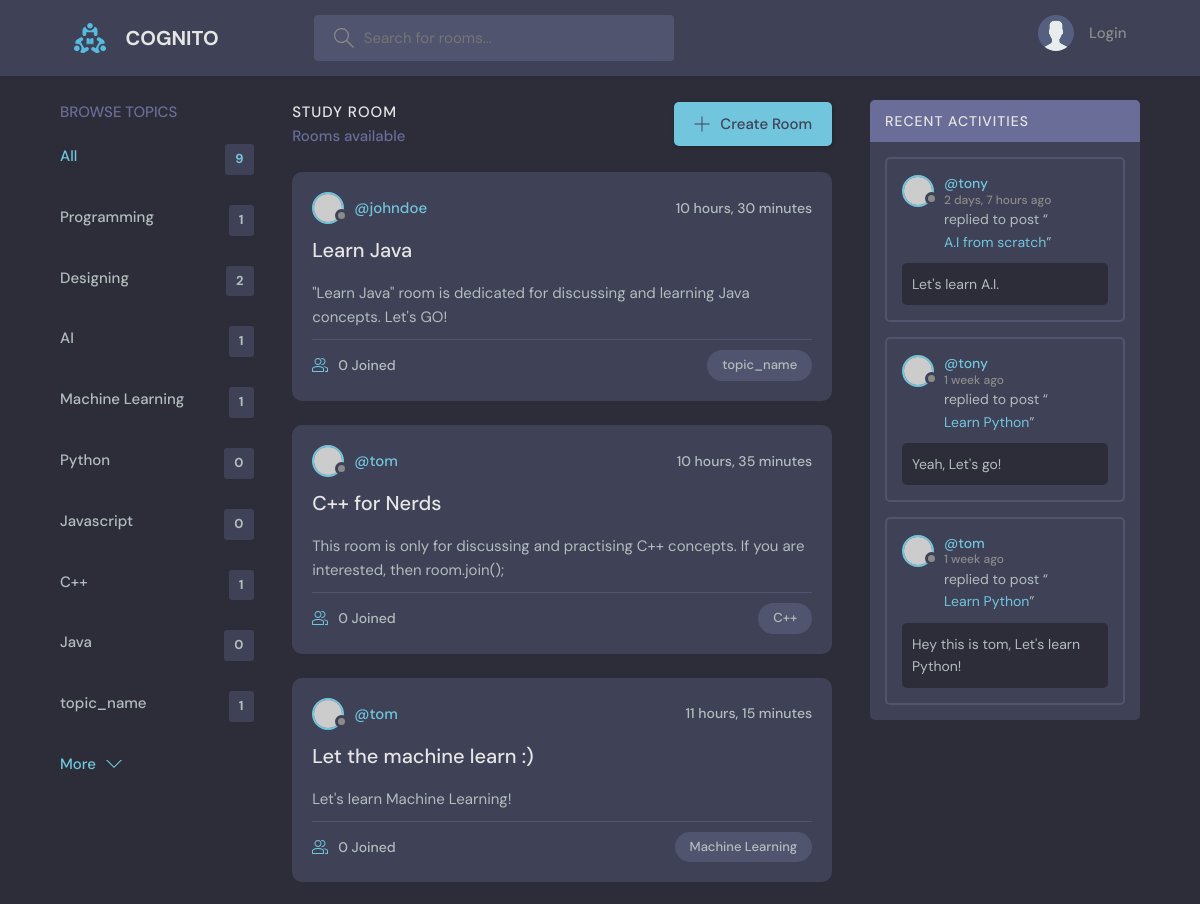
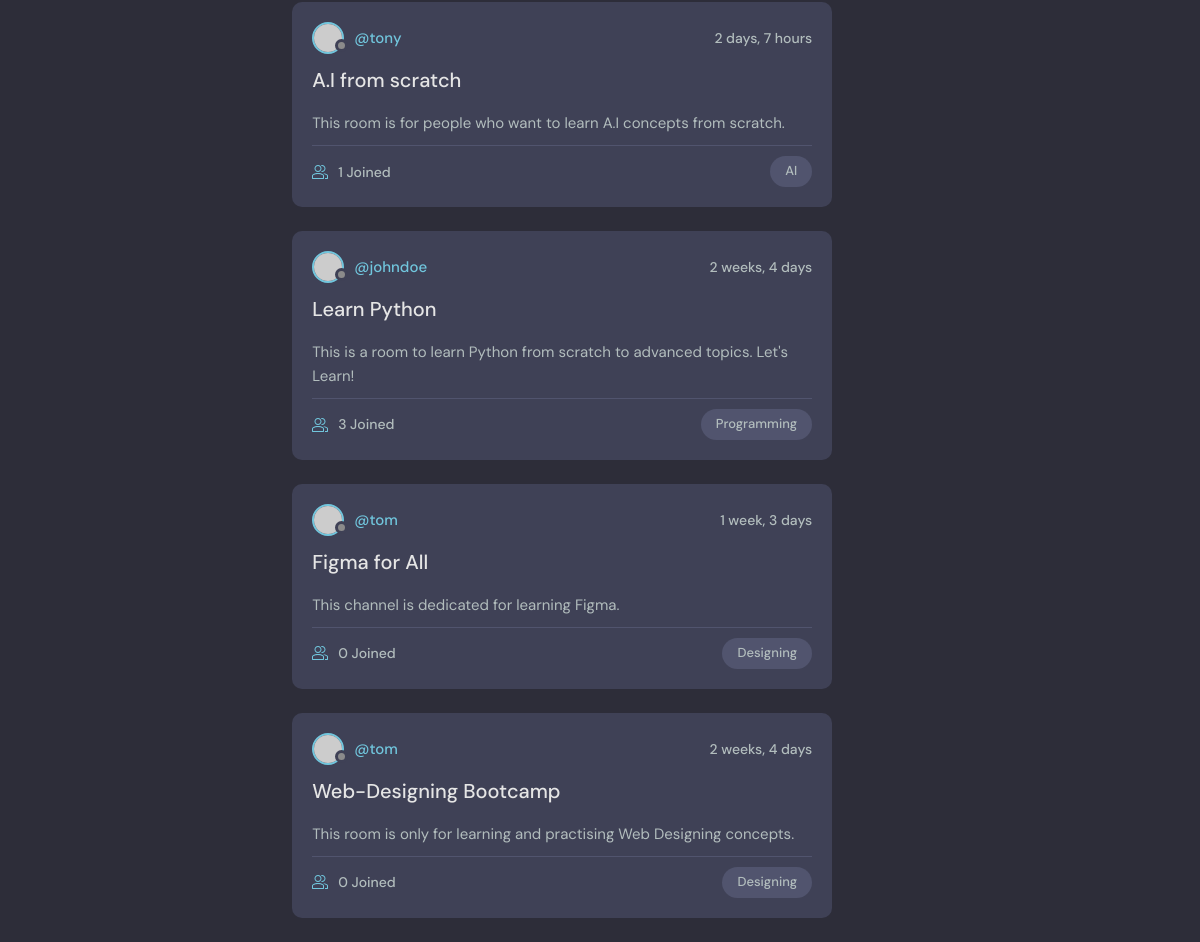
The page / on the database its author committed (2 pictures, top to bottom).
### main/models.py (models this page shows, shortened)
class Topic(models.Model):
    name = models.CharField(max_length=200)

class Room(models.Model):
    host = models.ForeignKey(User, on_delete=models.SET_NULL, null=True)  # Host user, nullable
    topic = models.ForeignKey(Topic, on_delete=models.SET_NULL, null=True)  # Topic, nullable
    name = models.CharField(max_length=200)  # Room name
    description = models.TextField(null=True, blank=True)  # Room description, optional
    participants = models.ManyToManyField(User, related_name='participants', blank=True)  # Room participants, optional
    updated = models.DateTimeField(auto_now=True)  # Timestamp of the last update
    created = models.DateTimeField(auto_now_add=True)  # Timestamp of creation
    class Meta:
        ordering = ['-updated', '-created']  # Order by last updated and created date

class Message(models.Model):
    user = models.ForeignKey(User, on_delete=models.CASCADE)  # User who posted the message
    room = models.ForeignKey(Room, on_delete=models.CASCADE)  # Room where the message was posted
    body = models.TextField()  # Message content
    updated = models.DateTimeField(auto_now=True)  # Timestamp of the last update
    created = models.DateTimeField(auto_now_add=True)  # Timestamp of creation
    class Meta:
        ordering = ['-updated', '-created']  # Order by last updated and created date

### main/views.py (the view)
# urls.py: 2. Add a URL to urlpatterns:  path('', views.home, name='home')
def home(request):
    q = request.GET.get('q') if request.GET.get('q') else ''
    rooms = Room.objects.filter(
        Q(topic__name__icontains=q) |
        Q(name__icontains=q) |
        Q(description__icontains=q)
    )
    topics = Topic.objects.all()
    room_count = rooms.count()
    room_messages = Message.objects.filter(Q(room__topic__name__icontains=q))
    context = {'rooms': rooms, 'topics': topics, 'room_count': room_count, 'room_messages': room_messages}
    return render(request, 'main/home.html', context)

### templates/main/home.html (shortened to what this page needs)
{% extends "base.html" %}
{% block content %}
    <main class="layout layout--3">
      <div class="container">
        {% include "main/topics_component.html" %}
        <div class="roomList">
          <div class="roomList__header">
            <div>
              <h2>Study Room</h2>
              <p>{{rooms_count}} Rooms available</p>
            </div>
            <a class="btn btn--main" href="{% url "create_room" %}">
              <svg version="1.1" xmlns="http://www.w3.org/2000/svg" width="32" height="32" viewBox="0 0 32 32">
                <title>add</title>
                <path
                  d="M16.943 0.943h-1.885v14.115h-14.115v1.885h14.115v14.115h1.885v-14.115h14.115v-1.885h-14.115v-14.115z"
                ></path>
              </svg>
              Create Room
            </a>
          </div>
        {% include "main/feed_component.html" %}
        </div>
        {% include "main/activity_component.html" %}
      </div>
    </main>
{% endblock content %}

### templates/main/topics_component.html
<div class="topics">
    <div class="topics__header">
      <h2>Browse Topics</h2>
    </div>
    <ul class="topics__list">
      <li>
        <a href="{% url 'home' %}" class="active">All <span>{{topics.count}}</span></a>
      </li>
      {% for topic in topics %}
      <li>
        <a href="{% url 'home' %}?q={{ topic.name }}">{{ topic.name }}<span>{{topic.room_set.all.count}}</span></a>
      </li>
      {% endfor %}
    </ul>
    <a class="btn btn--link" href="topics.html">
      More
      <svg version="1.1" xmlns="http://www.w3.org/2000/svg" width="32" height="32" viewBox="0 0 32 32">
        <title>chevron-down</title>
        <path d="M16 21l-13-13h-3l16 16 16-16h-3l-13 13z"></path>
      </svg>
    </a>
  </div>

### templates/main/feed_component.html (shortened to what this page needs)
{% for room in rooms %}
<div class="roomListRoom">
    <div class="roomListRoom__header">
      <a href="{% url "user_profile" room.host.id %}" class="roomListRoom__author">
        <div class="avatar avatar--small">
          <img src="https://randomuser.me/api/portraits/women/11.jpg" />
        </div>
        <span>@{{room.host.username}}</span>
      </a>
      <div class="roomListRoom__actions">
        <span>{{room.created|timesince}}</span>
      </div>
    </div>
    <div class="roomListRoom__content">
      <a href="{% url 'room' room.id %}">{{room.name}}</a>
      <p>
        {{room.description}}
      </p>
    </div>
    <div class="roomListRoom__meta">
      <a href="{% url 'room' room.id %}" class="roomListRoom__joined">
        {{room.participants.all.count}} Joined
      </a>
      <p class="roomListRoom__topic">{{room.topic.name}}</p>
    </div>
  </div>
  {% endfor %}

### templates/main/activity_component.html (shortened to what this page needs)
<div class="activities">
    <div class="activities__header">
      <h2>Recent Activities</h2>
    </div>
    {% for message in room_messages %}
    <div class="activities__box">
      <div class="activities__boxHeader roomListRoom__header">
        <a href="{% url "user_profile" message.user.id %}" class="roomListRoom__author">
          <div class="avatar avatar--small">
            <img src="https://randomuser.me/api/portraits/women/11.jpg" />
          </div>
          <p>
            @{{ message.user }}
            <span>{{ message.created|timesince }} ago</span>
          </p>
        </a>
      </div>
      <div class="activities__boxContent">
        <p>replied to post “<a href="{% url 'room' message.room.id %}">{{ message.room.name }}</a>”</p>
        <div class="activities__boxRoomContent">
          {{message.body}}
        </div>
      </div>
    </div>
    {% endfor %}
  </div>

### rows shown on the page
Topic: name "Programming", room_set.all.count "1"
Topic: name "Designing", room_set.all.count "2"
Topic: name "AI", room_set.all.count "1"
Topic: name "Machine Learning", room_set.all.count "1"
Topic: name "Python", room_set.all.count "0"
Topic: name "Javascript", room_set.all.count "0"
Topic: name "C++", room_set.all.count "1"
Topic: name "Java", room_set.all.count "0"
Topic: name "topic_name", room_set.all.count "1"
Room: host.username "johndoe", created "10 hours, 30 minutes", name "Learn Java", description "\"Learn Java\" room is dedicated for discussing and learning Java concepts. Let's GO!", participants.all.count "0", topic.name "topic_name"
Room: host.username "tom", created "10 hours, 35 minutes", name "C++ for Nerds", description "This room is only for discussing and practising C++ concepts. If you are interested, then room.join();", participants.all.count "0", topic.name "C++"
Room: host.username "tom", created "11 hours, 15 minutes", name "Let the machine learn :)", description "Let's learn Machine Learning!", participants.all.count "0", topic.name "Machine Learning"
Room: host.username "tony", created "2 days, 7 hours", name "A.I from scratch", description "This room is for people who want to learn A.I concepts from scratch.", participants.all.count "1", topic.name "AI"
Room: host.username "johndoe", created "2 weeks, 4 days", name "Learn Python", description "This is a room to learn Python from scratch to advanced topics. Let's Learn!", participants.all.count "3", topic.name "Programming"
Room: host.username "tom", created "1 week, 3 days", name "Figma for All", description "This channel is dedicated for learning Figma.", participants.all.count "0", topic.name "Designing"
Room: host.username "tom", created "2 weeks, 4 days", name "Web-Designing Bootcamp", description "This room is only for learning and practising Web Designing concepts.", participants.all.count "0", topic.name "Designing"
Message: user "tony", created "2 days, 7 hours", room.name "A.I from scratch", body "Let's learn A.I."
Message: user "tony", created "1 week", room.name "Learn Python", body "Yeah, Let's go!"
Message: user "tom", created "1 week", room.name "Learn Python", body "Hey this is tom, Let's learn Python!"

### other values the page prints
{{ topics.count }} "9"
